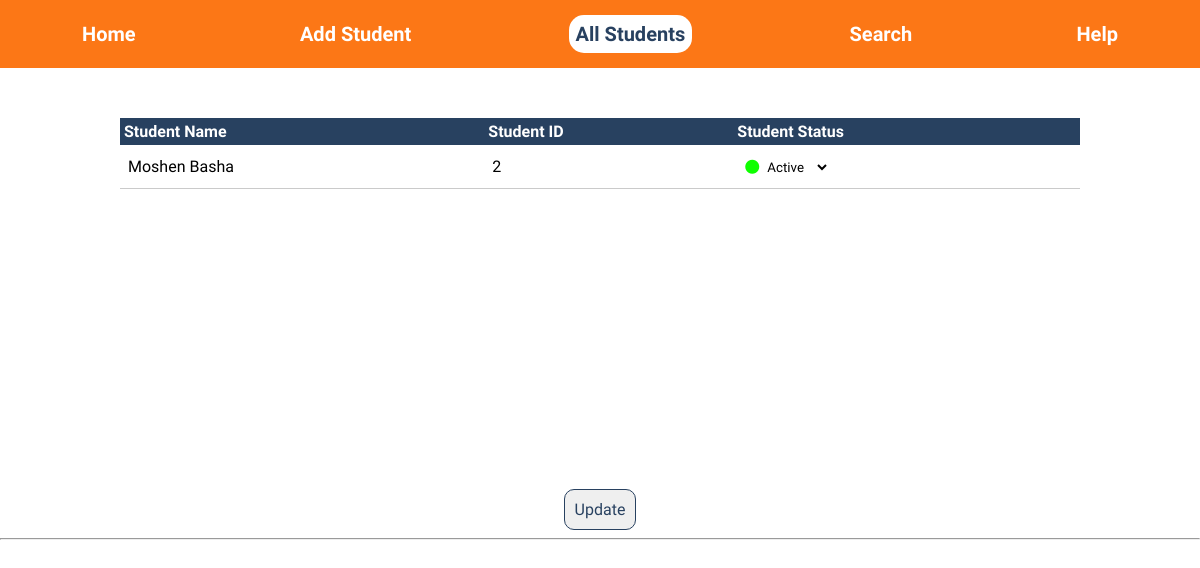
Before: /all_students.html/ with the older database file.
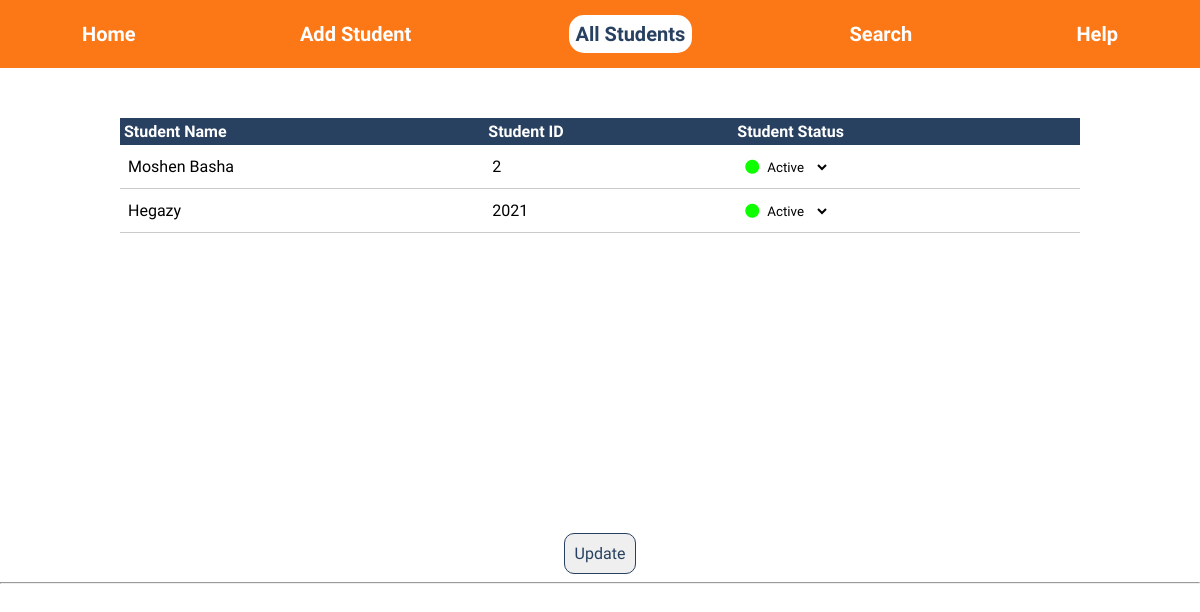
After: the same page with the newer database file.
### Main/models.py (models this page shows, shortened)
class Student(models.Model):
    id = models.CharField(max_length=8, primary_key=True)
    name = models.CharField(max_length=64)
    dateOfBirth = models.DateTimeField()
    email = models.CharField(max_length=64)
    gpa = models.CharField(max_length=4)
    level = models.CharField(max_length=1)
    status = models.CharField(max_length=64)
    phone = models.CharField(max_length=12)
    department = models.CharField(max_length=2)
    gender = models.CharField(max_length=6)

### Main/views/main.py (the view)
# urls.py: path('all_students.html/',main.all, name='all'),
def all(request):
    Students = Student.objects.all().values()
    context = {
        'Students':Students
    }
    return render(request, 'allStudents/all_students.html', context)

### Main/templates/allStudents/all_students.html (shortened to what this page needs)
<!DOCTYPE html>
<html>
<head>
    {%load static%}
    <link rel="stylesheet" href="{% static 'css/global.css' %}" />
    <link rel="stylesheet" href="{% static 'css/all_students.css' %}">
</head>
<body>
    <header>
        <ul>
            <a href="home.html">Home</a>
            <a href="add_student.html">Add Student</a>
            <a href="all_students.html" class="active">All Students</a>
            <a href="search_student.html">Search</a>
            <a href="help.html">Help</a>
        </ul>
    </header>
    <div>
        <table id="students">
            <tbody id="table">
                <tr>
                    <th>Student Name</th>
                    <th>Student ID</th>
                    <th>Student Status</th>
                </tr>
                {% for student in Students %}
                <tr>
                    <td>{{student.name}}</td>
                    <td>{{student.id}}</td>
                    <td>
                        <div class="StatDiv">
                            {% if student.status == 'Active' %}
                            <i class="fa-sharp fa-solid fa-circle custom-circle" style="color: #0eff00; font-size: 14px;"></i>
                            {% elif student.status == 'Inactive' %}
                            <i class="fa-sharp fa-solid fa-circle custom-circle" style="color: #ff3300; font-size: 14px;"></i>
                            {% endif %}
                            <select id="{{ student.id }}">
                                <option value="Active" {% if student.status == 'Active' %} selected {% endif %}>
                                    Active
                                </option>
                        </select>
                        </div>
                    </td>
                </tr>
                {% endfor %}
            </tbody>
        </table>
        <div>
            <button type="button" class="btn" id ="updateBtn" onclick="updateData()">Update</button>
        </div>
    </div>
    <hr>
</body>
</html>

Changed rows visible on the page:
added Student: name "Hegazy", id "2021", status+id "Active"
